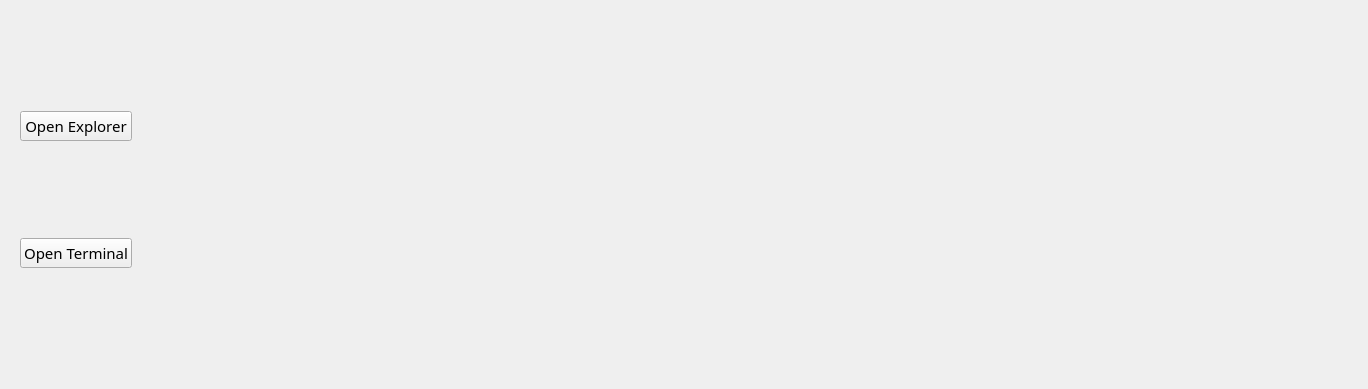
<?xml version="1.0" encoding="UTF-8"?>
<ui version="4.0">
 <author>Yann-Luca Näher</author>
 <class>Form</class>
 <widget class="QWidget" name="Form">
  <property name="windowModality">
   <enum>Qt::WindowModality::NonModal</enum>
  </property>
  <property name="geometry">
   <rect>
    <x>0</x>
    <y>0</y>
    <width>1368</width>
    <height>389</height>
   </rect>
  </property>
  <property name="minimumSize">
   <size>
    <width>1368</width>
    <height>389</height>
   </size>
  </property>
  <property name="maximumSize">
   <size>
    <width>1368</width>
    <height>389</height>
   </size>
  </property>
  <property name="palette">
   <palette>
    <active>
     <colorrole role="Highlight">
      <brush brushstyle="SolidPattern">
       <color alpha="255">
        <red>85</red>
        <green>85</green>
        <blue>255</blue>
       </color>
      </brush>
     </colorrole>
     <colorrole role="Link">
      <brush brushstyle="SolidPattern">
       <color alpha="255">
        <red>85</red>
        <green>85</green>
        <blue>255</blue>
       </color>
      </brush>
     </colorrole>
     <colorrole role="Accent">
      <brush brushstyle="SolidPattern">
       <color alpha="255">
        <red>85</red>
        <green>85</green>
        <blue>255</blue>
       </color>
      </brush>
     </colorrole>
    </active>
    <inactive>
     <colorrole role="Highlight">
      <brush brushstyle="SolidPattern">
       <color alpha="255">
        <red>85</red>
        <green>85</green>
        <blue>255</blue>
       </color>
      </brush>
     </colorrole>
     <colorrole role="Link">
      <brush brushstyle="SolidPattern">
       <color alpha="255">
        <red>85</red>
        <green>85</green>
        <blue>255</blue>
       </color>
      </brush>
     </colorrole>
     <colorrole role="Accent">
      <brush brushstyle="SolidPattern">
       <color alpha="255">
        <red>85</red>
        <green>85</green>
        <blue>255</blue>
       </color>
      </brush>
     </colorrole>
    </inactive>
    <disabled>
     <colorrole role="Link">
      <brush brushstyle="SolidPattern">
       <color alpha="255">
        <red>85</red>
        <green>85</green>
        <blue>255</blue>
       </color>
      </brush>
     </colorrole>
     <colorrole role="Accent">
      <brush brushstyle="SolidPattern">
       <color alpha="255">
        <red>85</red>
        <green>85</green>
        <blue>255</blue>
       </color>
      </brush>
     </colorrole>
    </disabled>
   </palette>
  </property>
  <property name="font">
   <font>
    <family>RobotoMono Nerd Font</family>
    <pointsize>11</pointsize>
   </font>
  </property>
  <property name="cursor">
   <cursorShape>ArrowCursor</cursorShape>
  </property>
  <property name="acceptDrops">
   <bool>false</bool>
  </property>
  <property name="windowTitle">
   <string>Palletierer</string>
  </property>
  <property name="windowIcon">
   <iconset>
    <normalon>pallet.ico</normalon>
   </iconset>
  </property>
  <property name="autoFillBackground">
   <bool>true</bool>
  </property>
  <property name="inputMethodHints">
   <set>Qt::InputMethodHint::ImhNone</set>
  </property>
  <widget class="QStackedWidget" name="stackedWidget">
   <property name="geometry">
    <rect>
     <x>0</x>
     <y>0</y>
     <width>1366</width>
     <height>389</height>
    </rect>
   </property>
   <property name="sizePolicy">
    <sizepolicy hsizetype="Fixed" vsizetype="Fixed">
     <horstretch>0</horstretch>
     <verstretch>0</verstretch>
    </sizepolicy>
   </property>
   <property name="layoutDirection">
    <enum>Qt::LayoutDirection::LeftToRight</enum>
   </property>
   <property name="frameShape">
    <enum>QFrame::Shape::NoFrame</enum>
   </property>
   <property name="currentIndex">
    <number>2</number>
   </property>
   <widget class="QWidget" name="MainMenu">
    <widget class="QPushButton" name="settings">
     <property name="geometry">
      <rect>
       <x>10</x>
       <y>10</y>
       <width>61</width>
       <height>61</height>
      </rect>
     </property>
     <property name="sizePolicy">
      <sizepolicy hsizetype="Fixed" vsizetype="Fixed">
       <horstretch>0</horstretch>
       <verstretch>0</verstretch>
      </sizepolicy>
     </property>
     <property name="autoFillBackground">
      <bool>false</bool>
     </property>
     <property name="text">
      <string/>
     </property>
     <property name="default">
      <bool>false</bool>
     </property>
     <property name="flat">
      <bool>true</bool>
     </property>
    </widget>
    <widget class="QCheckBox" name="checkBox">
     <property name="geometry">
      <rect>
       <x>200</x>
       <y>270</y>
       <width>131</width>
       <height>20</height>
      </rect>
     </property>
     <property name="text">
      <string>Einzelpaket</string>
     </property>
    </widget>
    <widget class="QPushButton" name="pushButton_3">
     <property name="geometry">
      <rect>
       <x>550</x>
       <y>270</y>
       <width>121</width>
       <height>24</height>
      </rect>
     </property>
     <property name="text">
      <string>Daten Senden</string>
     </property>
    </widget>
    <widget class="QWidget" name="gridLayoutWidget">
     <property name="geometry">
      <rect>
       <x>270</x>
       <y>20</y>
       <width>691</width>
       <height>176</height>
      </rect>
     </property>
     <layout class="QGridLayout" name="gridLayout">
      <item row="1" column="1">
       <widget class="QSpinBox" name="spinBox">
        <property name="sizePolicy">
         <sizepolicy hsizetype="Minimum" vsizetype="Minimum">
          <horstretch>0</horstretch>
          <verstretch>0</verstretch>
         </sizepolicy>
        </property>
        <property name="minimumSize">
         <size>
          <width>0</width>
          <height>39</height>
         </size>
        </property>
       </widget>
      </item>
      <item row="2" column="0">
       <widget class="QLabel" name="label_3">
        <property name="layoutDirection">
         <enum>Qt::LayoutDirection::LeftToRight</enum>
        </property>
        <property name="text">
         <string>&lt;html&gt;&lt;head/&gt;&lt;body&gt;&lt;p align=&quot;right&quot;&gt;Kartonhöhe: &lt;/p&gt;&lt;/body&gt;&lt;/html&gt;</string>
        </property>
       </widget>
      </item>
      <item row="2" column="1">
       <widget class="QPlainTextEdit" name="EingabeStartlage_2">
        <property name="minimumSize">
         <size>
          <width>0</width>
          <height>39</height>
         </size>
        </property>
        <property name="plainText">
         <string/>
        </property>
       </widget>
      </item>
      <item row="3" column="0">
       <widget class="QLabel" name="label_4">
        <property name="layoutDirection">
         <enum>Qt::LayoutDirection::LeftToRight</enum>
        </property>
        <property name="text">
         <string>&lt;html&gt;&lt;head/&gt;&lt;body&gt;&lt;p align=&quot;right&quot;&gt;Gewicht: &lt;/p&gt;&lt;/body&gt;&lt;/html&gt;</string>
        </property>
       </widget>
      </item>
      <item row="3" column="1">
       <widget class="QPlainTextEdit" name="EingabeStartlage_3">
        <property name="minimumSize">
         <size>
          <width>0</width>
          <height>39</height>
         </size>
        </property>
        <property name="plainText">
         <string/>
        </property>
       </widget>
      </item>
      <item row="0" column="0">
       <widget class="QLabel" name="label">
        <property name="layoutDirection">
         <enum>Qt::LayoutDirection::LeftToRight</enum>
        </property>
        <property name="text">
         <string>&lt;html&gt;&lt;head/&gt;&lt;body&gt;&lt;p align=&quot;right&quot;&gt;Palletierplan: &lt;/p&gt;&lt;/body&gt;&lt;/html&gt;</string>
        </property>
       </widget>
      </item>
      <item row="0" column="1">
       <widget class="QPlainTextEdit" name="EingabePallettenplan">
        <property name="minimumSize">
         <size>
          <width>0</width>
          <height>39</height>
         </size>
        </property>
        <property name="cursor" stdset="0">
         <cursorShape>IBeamCursor</cursorShape>
        </property>
        <property name="inputMethodHints">
         <set>Qt::InputMethodHint::ImhNone</set>
        </property>
        <property name="plainText">
         <string/>
        </property>
        <property name="overwriteMode">
         <bool>false</bool>
        </property>
        <property name="placeholderText">
         <string>e.g. 699-00280</string>
        </property>
       </widget>
      </item>
      <item row="1" column="0">
       <widget class="QLabel" name="label_2">
        <property name="layoutDirection">
         <enum>Qt::LayoutDirection::LeftToRight</enum>
        </property>
        <property name="text">
         <string>&lt;html&gt;&lt;head/&gt;&lt;body&gt;&lt;p align=&quot;right&quot;&gt;Startlage: &lt;/p&gt;&lt;/body&gt;&lt;/html&gt;</string>
        </property>
       </widget>
      </item>
      <item row="0" column="2">
       <widget class="QPushButton" name="LadePallettenplan">
        <property name="sizePolicy">
         <sizepolicy hsizetype="Minimum" vsizetype="Minimum">
          <horstretch>0</horstretch>
          <verstretch>0</verstretch>
         </sizepolicy>
        </property>
        <property name="cursor">
         <cursorShape>PointingHandCursor</cursorShape>
        </property>
        <property name="text">
         <string>Laden</string>
        </property>
       </widget>
      </item>
     </layout>
    </widget>
    <widget class="QPushButton" name="pushButton_2">
     <property name="geometry">
      <rect>
       <x>350</x>
       <y>270</y>
       <width>171</width>
       <height>24</height>
      </rect>
     </property>
     <property name="text">
      <string>Parameter Roboter</string>
     </property>
    </widget>
   </widget>
   <widget class="QWidget" name="RoboParameter"/>
   <widget class="QWidget" name="Settings">
    <widget class="QWidget" name="gridLayoutWidget_2">
     <property name="geometry">
      <rect>
       <x>20</x>
       <y>20</y>
       <width>1311</width>
       <height>341</height>
      </rect>
     </property>
     <layout class="QGridLayout" name="gridLayout_2">
      <item row="1" column="0">
       <widget class="QPushButton" name="Button_OpenTerminal">
        <property name="text">
         <string>Open Terminal</string>
        </property>
       </widget>
      </item>
      <item row="0" column="0">
       <widget class="QPushButton" name="Button_OpenExplorer">
        <property name="text">
         <string>Open Explorer</string>
        </property>
       </widget>
      </item>
      <item row="0" column="1">
       <spacer name="horizontalSpacer">
        <property name="orientation">
         <enum>Qt::Orientation::Horizontal</enum>
        </property>
        <property name="sizeHint" stdset="0">
         <size>
          <width>40</width>
          <height>20</height>
         </size>
        </property>
       </spacer>
      </item>
     </layout>
    </widget>
   </widget>
  </widget>
 </widget>
 <resources/>
 <connections/>
</ui>
